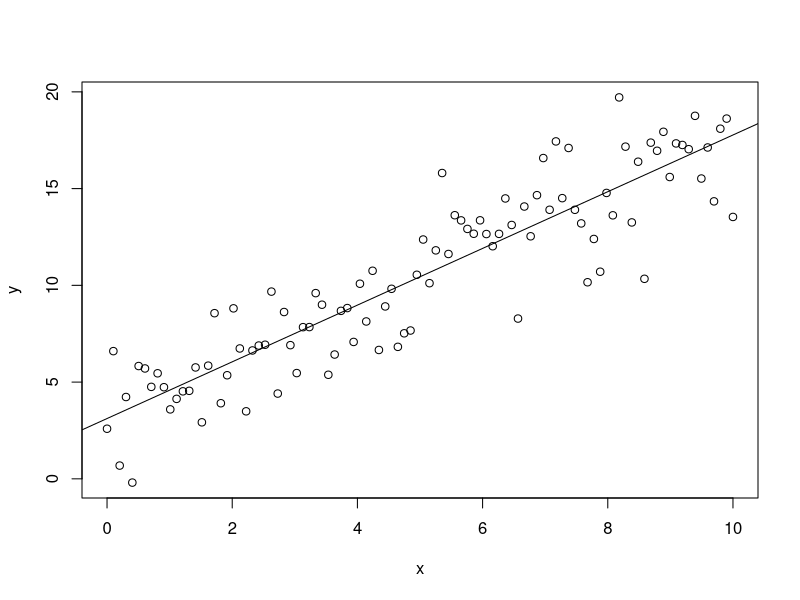
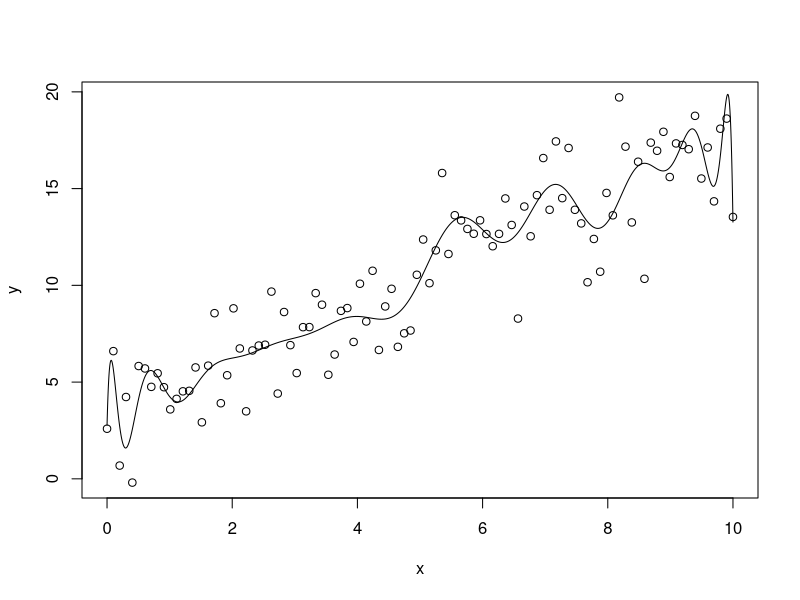
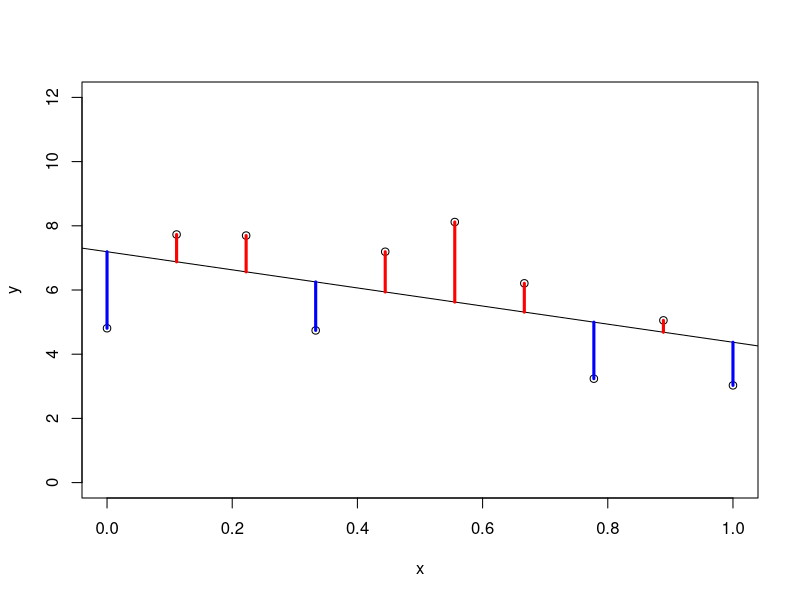
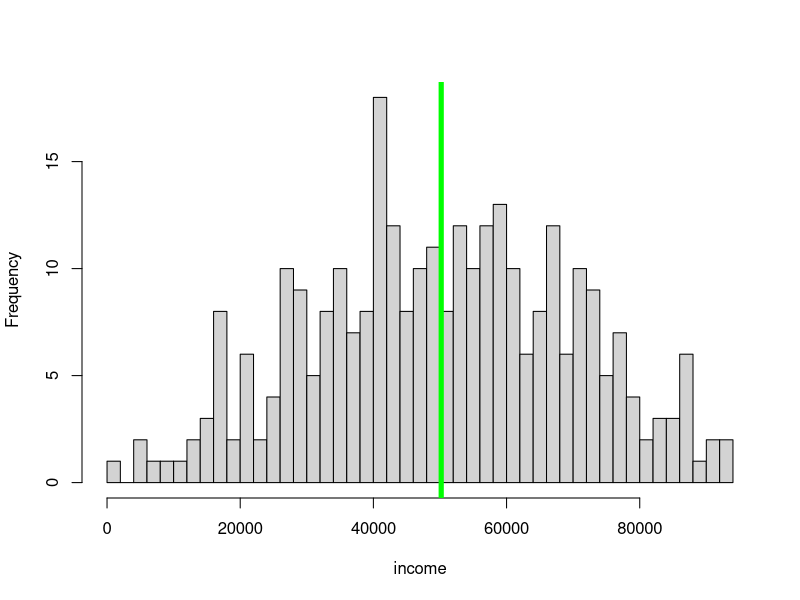
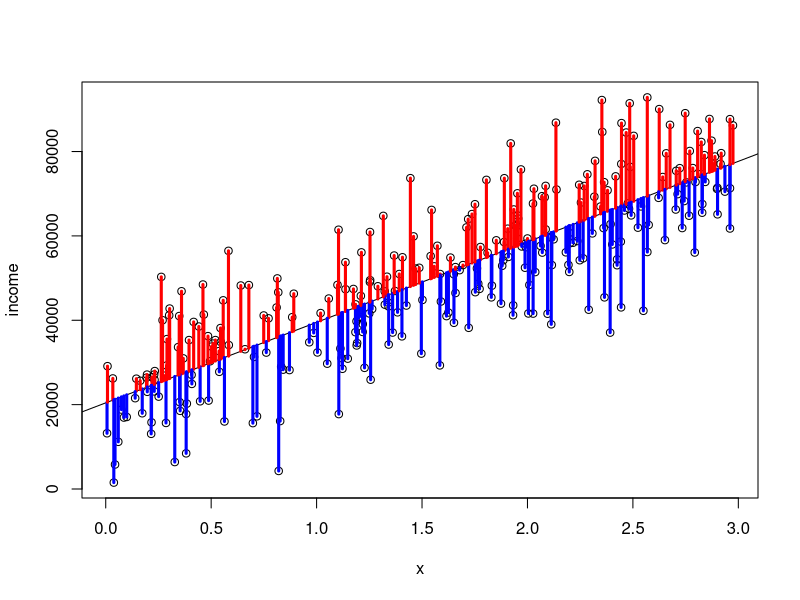
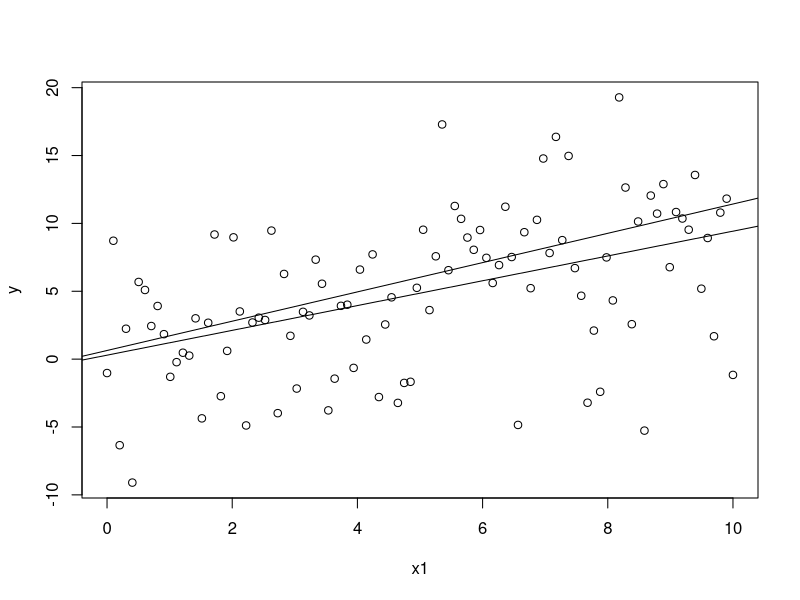

Here is the R script that generated these plots, in order:
library(data.table)
#http://www4.stat.ncsu.edu/~boos/var.select/baseball.html
X = fread("baseball.csv")
X

n = 100
sigma = 2
set.seed(422.722)

x = seq(0, 10, length.out = n)
f_of_x = 3 + 1.5 * x #true... pretend it's hidden
e = rnorm(n, 0, sigma)
y = f_of_x + e
Xy = data.frame(x, y) #make dataframe

#parametric view: assume simple model: the straight line
mod = lm(y ~ ., Xy)
plot(x, y)
abline(mod)

#nonparametric view: allow model to be complex

mod = lm(y ~ poly(x, 20), Xy)
plot(x, y)
xstars = seq(min(x), max(x), length.out = 10000)
yhats = predict(mod, data.frame(x = xstars))
points(xstars, yhats, type = "l")



#example fits
n = 10
sigma = 2
set.seed(401)

x = seq(0, 1, length.out = 10)
y = 5 + 2 * x + rnorm(n, 0, sigma)
plot(x, y, ylim = c(0, 12))
mod = lm(y ~ x)
mod
yhats = predict(mod, data.frame(x = x))
abline(mod)
for (i in 1 : n){
 segments(x[i], y[i], x[i], yhats[i], 
          lwd = 3,
          col = ifelse(y[i] - yhats[i] < 0, "blue", "red")) 
}


#variance before and after
set.seed(422)
n = 300
x = runif(n, 0, 3)
y = pmax(20000 + 20000 * x + rnorm(n, 0, 10000), 0)
hist(y, br = 50, xlab = "income", main = "")
abline(v = mean(y), col = "green", lwd = 5)
mean(y)
es = y - mean(y)
SSE_0 = sum(es^2)
SSE_0

plot(x, y, ylab = "income")
#now fit the linear model
mod = lm(y ~ x)
abline(mod)

##now find yhats
yhats = predict(mod, data.frame(x = x))
#and the es
for (i in 1 : n){
  segments(x[i], y[i], x[i], yhats[i], 
           lwd = 3,
           col = ifelse(y[i] - yhats[i] < 0, "blue", "red")) 
}
es = y - yhats
#now get SSE now
SSE_f = sum(es^2)
SSE_f

SSE_delta = SSE_0 - SSE_f
SSE_delta

#as a proportion of the original, null model
SSE_delta / SSE_0

summary(mod)$r.squared



#####
set.seed(422)
n = 100

sigma = 5
x1 = seq(0, 10, length.out = n)
y = x1 + rnorm(n, 0, sigma)
plot(x1, y)
mod = lm(y ~ x1)
abline(mod)
summary(mod)

set.seed(421)
p = 100
Xjunk = matrix(rnorm(n*p), nrow = n)
X = cbind(x1, Xjunk)
colnames(X) = c("real", rep("fake", p))

mod = lm(y ~ X[, 1:80])
abline(mod)
summary(mod)
